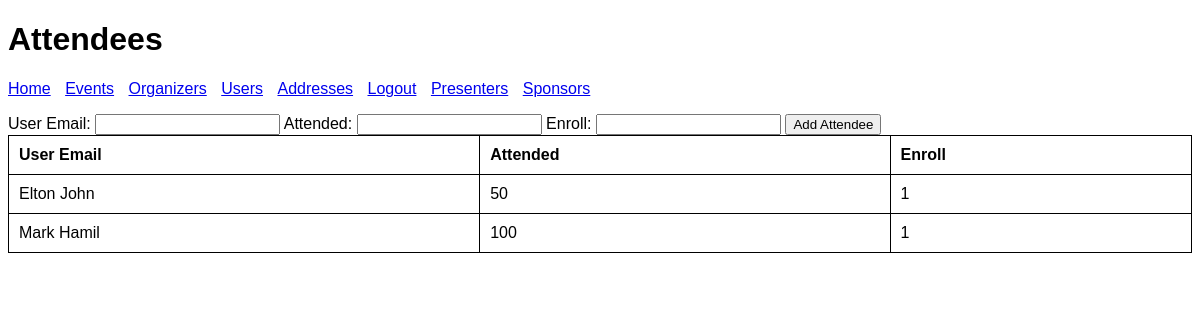
The page /attendees.php on the database its author committed.
### tables this page shows
CREATE TABLE `attendee` (
  `USEREMAIL` VARCHAR(255) PRIMARY KEY,
  `ATTENDED` INTEGER NOT NULL,
  `ENROLL` INTEGER NOT NULL
);

### attendees.php (the view, shortened to what this page needs)
<!DOCTYPE html>
<html lang="en">
<head>
    <link rel="stylesheet" href="css/style.css">
</head>
<body>
    <h1>Attendees</h1>
    <nav>
        <ul>
            <li><a href="index.php">Home</a></li>
            <li><a href="events.php">Events</a></li>
            <li><a href="organizers.php">Organizers</a></li>
            <li><a href="users.php">Users</a></li>
            <li><a href="addresses.php">Addresses</a></li>
            <li><a href="logout.php">Logout</a></li>
            <li><a href="presenters.php">Presenters</a></li>
            <li><a href="sponsors.php">Sponsors</a></li>
        </ul>
    </nav>
    <form action="add_attendee.php" method="POST">
        <label for="USEREMAIL">User Email:</label>
        <input type="email" id="USEREMAIL" name="USEREMAIL" required>
        <label for="ATTENDED">Attended:</label>
        <input type="number" id="ATTENDED" name="ATTENDED" required>
        <label for="ENROLL">Enroll:</label>
        <input type="number" id="ENROLL" name="ENROLL" required>
        <button type="submit">Add Attendee</button>
    </form>
    <table>
        <thead>
            <tr>
                <th>User Email</th>
                <th>Attended</th>
                <th>Enroll</th>
            </tr>
        </thead>
        <tbody>
        <?php
        require 'includes/db_connection.php';
        $pdo->setAttribute(PDO::MYSQL_ATTR_USE_BUFFERED_QUERY, true);
        $stmt = $pdo->query('SELECT * FROM attendee');
        $results = $stmt->fetchAll();
        foreach ($results as $row) {
            echo "<tr>";
            echo "<td>{$row['USEREMAIL']}</td>";
            echo "<td>{$row['ATTENDED']}</td>";
            echo "<td>{$row['ENROLL']}</td>";
            echo "</tr>";
        }
        ?>
        </tbody>
    </table>
</body>
</html>

### css/style.css (style rules this page uses)
body { font-family: Arial, sans-serif; }
nav ul { list-style-type: none; padding: 0; }
nav ul li { display: inline; margin-right: 10px; }
table { width: 100%; border-collapse: collapse; }
table, th, td { border: 1px solid black; }
th, td { padding: 10px; text-align: left; }

### rows shown on the page
attendee: USEREMAIL "Elton John", ATTENDED "50", ENROLL "1"
attendee: USEREMAIL "Mark Hamil", ATTENDED "100", ENROLL "1"
